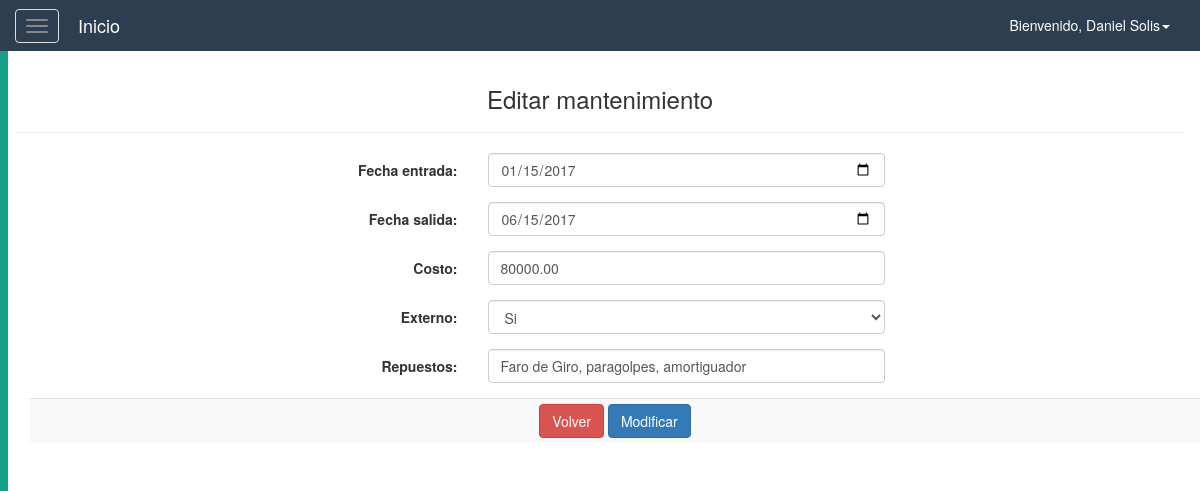
The app's page /logistica/editarMantenimiento.php?id=1 (signed in) with its own data.
### tables this page shows
CREATE TABLE Mantenimiento(
    idMantenimiento int(11) NOT NULL AUTO_INCREMENT,
    fkVehiculoM int(11) NOT NULL,
    fkMecanicoM int(11) NOT NULL,
    fecha_entrada date NOT NULL,
    fecha_salida date NOT NULL,
    costo decimal(11,2) NOT NULL,
    externo enum('Si', 'No') NOT NULL DEFAULT 'No',
    repuestos varchar(90) NOT NULL,
    PRIMARY KEY (idMantenimiento),
    CONSTRAINT fk_vehm FOREIGN KEY (fkVehiculoM)
		REFERENCES Vehiculo (idVehiculo),
    CONSTRAINT fk_mecm FOREIGN KEY (fkMecanicoM)
		REFERENCES Usuario (idUsuario)
);

### resources/db/control.php (called while the page is built, shortened)
<?php
    class controlDB{
        function __construct(){
            try{
            $host="localhost";
            $dbname="logistica";
            $user="root";
            $pass="";
            $this->con=mysqli_connect($host,$user,$pass) or die("No se puede conectar con la base de datos.");
            mysqli_select_db($this->con,$dbname)or die("No se encuentra la base de datos.");
            mysqli_set_charset($this->con, "utf8");
            }catch(Exception $ex){
                throw $ex;
            }
        }
        function consultar($sql){
            $result=mysqli_query($this->con,$sql);
            $data=null;
            if($result){
                while($fila=mysqli_fetch_array($result)){
                    $data[]=$fila;
                }
            }
            return $data;
        }
    }
?>

### logistica/editarMantenimiento.php (the view, shortened to what this page needs)
<!DOCTYPE html>
<html lang="es">
<head>
    <?php
        $cod = $_REQUEST['id'];
        $obj = new controlDB();
        $mantenimientos = $obj -> consultar("SELECT *
            FROM Mantenimiento
            WHERE idMantenimiento = '$cod'");
    ?>
</head>
<body>
    <?php
        require_once($_SERVER['DOCUMENT_ROOT'].'/resources/templates/header.php');
    ?>
    <div id="wrapper">
    <?php
        require_once($_SERVER['DOCUMENT_ROOT'].'/resources/templates/sidebar.php');
    ?>
        <div id="page-content-wrapper">
            <div class="container-fluid">
                <div class="row">
                    <div class="col-lg-12 text-center">
                        <div class="row">
                            <div class="col">
                                <h3>Editar mantenimiento</h3>
                                <hr>
                            </div>
                        </div>
                        <div class="container">
                            <div class="row">
                                <div class="col">
                                    <form action="bdMantenimiento.php" method="post" class="form-horizontal" onsubmit="return validar();">
                                        <table class="table table-striped  table-condensed table-hover">
                                            <?php foreach($mantenimientos as $mant){ ?>
                                            <div class="form-group">
                                                <div class="col-xs-12 col-lg-6 col-lg-offset-3">
                                                    <label class="control-label col-xs-4 col-sm-3">Fecha entrada:</label>
                                                    <div class="col-xs-8 col-sm-9">
                                                        <input type="date" class="form-control" value="<?php echo $mant['fecha_entrada']; ?>" name="fecha_entrada" id="fecha_entrada">
                                                    </div>
                                                </div>
                                            </div>
                                            <div class="form-group">
                                                <div class="col-xs-12 col-lg-6 col-lg-offset-3">
                                                    <label class="control-label col-xs-4 col-sm-3">Fecha salida:</label>
                                                    <div class="col-xs-8 col-sm-9">
                                                        <input type="date" class="form-control" value="<?php echo $mant['fecha_salida']; ?>" name="fecha_salida" id="fecha_salida">
                                                    </div>
                                                </div>
                                            </div>
                                            <div class="form-group">
                                                <div class="col-xs-12 col-lg-6 col-lg-offset-3">
                                                    <label class="control-label col-xs-4 col-sm-3">Costo:</label>
                                                    <div class="col-xs-8 col-sm-9">
                                                        <input type="text" class="form-control" value="<?php echo $mant['costo']; ?>" name="costo" id="costo">
                                                    </div>
                                                </div>
                                            </div>
                                            <div class="form-group">
                                                <div class="col-xs-12 col-lg-6 col-lg-offset-3">
                                                    <label class="control-label col-xs-4 col-sm-3">Externo:</label>
                                                    <div class="col-xs-8 col-sm-9">
                                                        <select class="form-control" id="externo" name="externo">
                                                            <option value="Si">Si</option>
                                                        </select>
                                                    </div>
                                                </div>
                                            </div>
                                            <div class="form-group">
                                                <div class="col-xs-12 col-lg-6 col-lg-offset-3">
                                                    <label class="control-label col-xs-4 col-sm-3">Repuestos:</label>
                                                    <div class="col-xs-8 col-sm-9">
                                                        <input type="text" class="form-control" value="<?php echo $mant['repuestos']; ?>" name="repuestos" id="repuestos">
                                                    </div>
                                                </div>
                                            </div>
                                            <tr>
												<td colspan="3" class="text-center">
                                                    <a href="vista_mantenimientos.php" class="btn btn-danger">Volver</a>
                                                    <input type="submit" value="Modificar" class="btn btn-primary">
                                                </td>
                                            </tr>
                                            <?php } ?>
                                        </table>
                                    </form>
                                </div>
                            </div>
                        </div>
                    </div>
                </div>
            </div>
        </div>
    </div>
    <br>
</body>
</html>

### resources/css/menuLateral.css (style rules this page uses)
#page-content-wrapper { width: 100%; height: 100%; position: absolute; padding: 15px; }

### records on screen
mantenimiento: fecha_entrada "01/15/2017", fecha_salida "06/15/2017", costo "80000.00", repuestos "Faro de Giro, paragolpes, amortiguador"

### other values on screen
$_SESSION['usuario'] "Daniel Solis"
